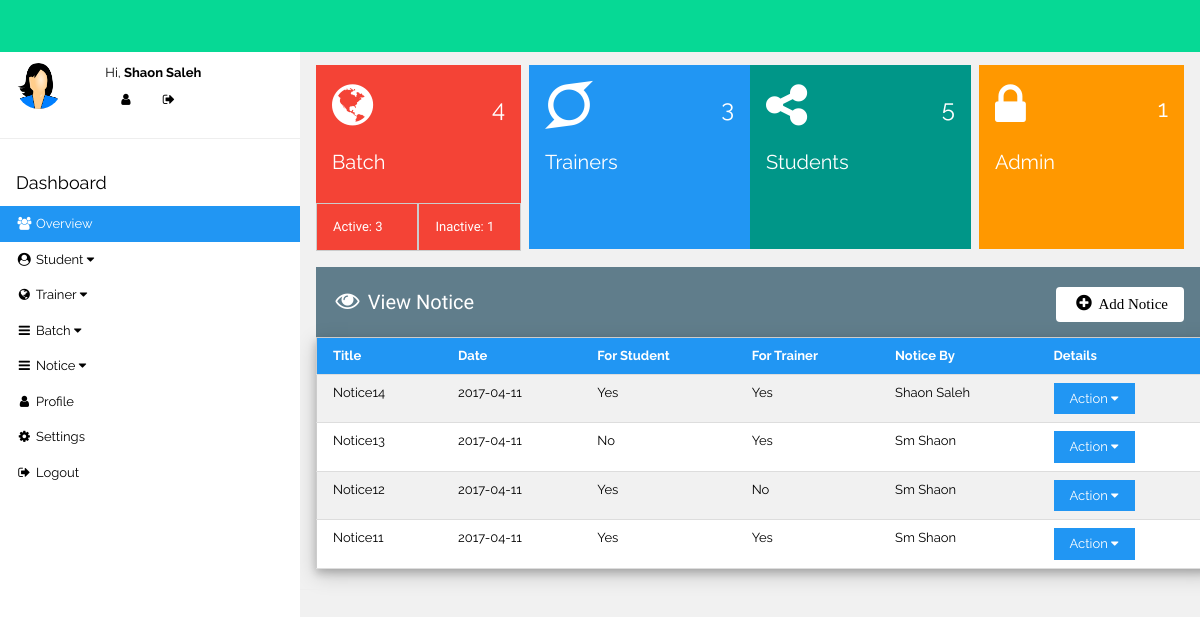
The app's page /admin/ (signed in) with its own data.
### tables this page shows
CREATE TABLE `user` (
  `id` int(11) NOT NULL,
  `fullname` varchar(32) NOT NULL,
  `email` varchar(32) NOT NULL,
  `batch_id` varchar(32) NOT NULL,
  `skype` varchar(32) NOT NULL,
  `phone` varchar(11) NOT NULL,
  `password` varchar(32) NOT NULL,
  `type` varchar(32) NOT NULL,
  `img` text NOT NULL,
  `nid` varchar(32) NOT NULL,
  `total_project` int(11) NOT NULL,
  `profile1_title` varchar(32) NOT NULL,
  `profile1_link` varchar(255) NOT NULL,
  `profile2_title` varchar(32) NOT NULL,
  `profile2_link` varchar(255) NOT NULL,
  `profile3_title` varchar(32) NOT NULL,
  `profile3_link` varchar(255) NOT NULL
);

CREATE TABLE `notice` (
  `notice_id` int(11) NOT NULL,
  `title` text NOT NULL,
  `notice` text NOT NULL,
  `notice_for_trainer` varchar(32) NOT NULL,
  `notice_for_student` varchar(32) NOT NULL,
  `notice_date` date NOT NULL,
  `notice_by` varchar(32) NOT NULL
);

### admin/index.php (the view, shortened to what this page needs)
<!DOCTYPE html>
<html>
  <link rel="stylesheet" href="css/style.css">
  <link rel="stylesheet" href="../assets/css/style.css">
  <link rel="stylesheet" href="https://cdnjs.cloudflare.com/ajax/libs/font-awesome/4.7.0/css/font-awesome.min.css">
  <body class="w3-light-grey">
    <div class="w3-bar w3-top w3-c1 w3-xlarge" style="z-index:4">
      <span class="w3-bar-item w3-right"><br></span>
    </div>
    <?php
    $id = $_SESSION['SESS_MEMBER_ID'];
    $sql1="SELECT * FROM user WHERE id='$id'";
    $result1=mysql_query($sql1);
    $row1=mysql_fetch_array($result1);
    ?>
    <nav class="w3-sidebar w3-collapse w3-white w3-animate-left" style="z-index:3;width:300px;" id="mySidebar"><br>
      <div class="w3-container w3-row">
        <div class="w3-col s4">
          <img src="../assets/img/<?php echo $row1['img'] ?>" class="w3-circle w3-margin-right" style="width:46px">
        </div>
        <div class="w3-col s8 w3-bar">
          <span>Hi, <strong><?php echo $row1['fullname'] ?></strong></span><br>
          <a href="profile.php" class="w3-bar-item w3-button"><i class="fa fa-user"></i></a>
          <a href="../logout.php" class="w3-bar-item w3-button"><i class="fa fa-sign-out"></i></a>
        </div>
      </div>
      <hr>
      <div class="w3-container">
        <h5>Dashboard</h5>
      </div>
      <div class="w3-bar-block">
        <a href="index.php" class="w3-bar-item w3-button w3-padding w3-blue"><i class="fa fa-users fa-fw"></i> Overview</a>
        <div class="w3-dropdown-hover">
          <button class="w3-button"><i class="fa fa-user-circle fa-fw"></i> Student <i class="fa fa-caret-down"></i></button>
        </div>
        <div class="w3-dropdown-hover">
          <button class="w3-button"><i class="fa fa-globe fa-fw"></i> Trainer <i class="fa fa-caret-down"></i></button>
        </div>
        <div class="w3-dropdown-hover">
          <button class="w3-button"><i class="fa fa-bars fa-fw"></i> Batch <i class="fa fa-caret-down"></i></button>
        </div>
        <div class="w3-dropdown-hover">
          <button class="w3-button"><i class="fa fa-bars fa-fw"></i> Notice <i class="fa fa-caret-down"></i></button>
        </div>
        <a href="profile.php" class="w3-bar-item w3-button w3-padding"><i class="fa fa-user fa-fw"></i> Profile</a>
        <a href="settings.php" class="w3-bar-item w3-button w3-padding"><i class="fa fa-cog fa-fw"></i> Settings</a>
        <a href="../logout.php" class="w3-bar-item w3-button w3-padding"><i class="fa fa-sign-out fa-fw"></i> Logout</a><br><br>
      </div>
    </nav>
    <div class="w3-main" style="margin-left:300px;margin-top:43px;">
      <header class="w3-container" style="padding-top:22px">
      </header>
      <div class="w3-row-padding w3-margin-bottom">
        <div class="w3-quarter">
          <div class="w3-container w3-red w3-padding-16">
            <div class="w3-left"><i class="fa fa-globe w3-xxxlarge"></i></div>
            <div class="w3-right">
              <?php
              $sql6="SELECT * FROM batch WHERE batch_status='Online' ORDER BY district ASC";
              $result6=mysql_query($sql6);
              $rows6 = mysql_num_rows($result6);
              ?>
              <?php
              $sql7="SELECT * FROM batch WHERE batch_status='Offline' ORDER BY district ASC";
              $result7=mysql_query($sql7);
              $rows7 = mysql_num_rows($result7);
              ?>
              <h3><?php echo $rows6 + $rows7; ?></h3>
            </div>
            <div class="w3-clear"></div>
            <h4>Batch</h4>
          </div>
          <div class="w3-accordion w3-half w3-red w3-border">
            <p onclick="myFunction('Demo1')" class="w3-red w3-left-align w3-margin-left" style="font-family: Adamina;">Active: <?php echo $rows6 ?></p>
      </div>
      <div class="w3-container w3-half w3-red w3-border"><p style="font-family: Adamina">Inactive: <?php echo $rows7 ?></p></div>
    </div>
    <a href="trainer/view_trainer.php">
    <div class="w3-quarter">
      <div class="w3-container w3-blue w3-padding-16">
        <div class="w3-left"><i class="fa fa-superpowers w3-xxxlarge"></i></div>
        <div class="w3-right">
          <?php
          $sql2="SELECT type FROM user WHERE type='Trainer'";
          $result2=mysql_query($sql2);
          $rows2 = mysql_num_rows($result2);
          ?>
          <h3><?php echo $rows2 ?></h3>
        </div>
        <div class="w3-clear"></div>
        <h4>Trainers</h4>
      </div>
      <div class="w3-container w3-half w3-blue"><p style="font-family: Adamina; height: 20px;"></p></div><div class="w3-container w3-half w3-blue"><p style="font-family: Adamina; height: 20px;"></p></div>
    </div>
    </a>
    <a href="student/view_student.php">
    <div class="w3-quarter">
      <div class="w3-container w3-teal w3-padding-16">
        <div class="w3-left"><i class="fa fa-share-alt w3-xxxlarge"></i></div>
        <div class="w3-right">
          <?php
          $sql5="SELECT type FROM user WHERE type='Student'";
          $result5=mysql_query($sql5);
          $rows5 = mysql_num_rows($result5);
          ?>
          <h3><?php echo $rows5 ?></h3>
        </div>
        <div class="w3-clear"></div>
        <h4>Students</h4>
      </div>
      <div class="w3-container w3-half w3-teal"><p style="font-family: Adamina; height: 20px;"></p></div><div class="w3-container w3-half w3-teal"><p style="font-family: Adamina; height: 20px;"></p></div>
    </div>
    </a>
    <div class="w3-quarter">
      <div class="w3-container w3-orange w3-text-white w3-padding-16">
        <div class="w3-left"><i class="fa fa-lock w3-xxxlarge"></i></div>
        <div class="w3-right">
          <?php
          $sql4="SELECT type FROM user WHERE type='Admin'";
          $result4=mysql_query($sql4);
          $rows4 = mysql_num_rows($result4);
          ?>
          <h3><?php echo $rows4 ?></h3>
        </div>
        <div class="w3-clear"></div>
        <h4>Admin</h4>
      </div>
      <div class="w3-container w3-half w3-orange"><p style="font-family: Adamina; height: 20px;"></p></div><div class="w3-container w3-half w3-orange"><p style="font-family: Adamina; height: 20px;"></p></div>
    </div>
  </div>
  <div class="w3-container w3-blue-grey w3-padding-left w3-margin-left"><p style="font-size: 20px; font-family: Adamina"><i class="w3-xlarge fa-fw fa fa-eye"></i> View Notice</p><a class="w3-btn w3-medium w3-right w3-white w3-round" style="margin-top: -50px; font-family: Arbutus Slab" href="notice/index.php"><i class="w3-large fa-fw fa fa-plus-circle"></i> Add Notice</a></div>
  <?php
  $per_page = 10;
  $result3 = mysql_query("SELECT * FROM notice Order By notice_id Desc");
  $total_results = mysql_num_rows($result3);
  $total_pages = ceil($total_results / $per_page);
  if (isset($_GET['page']) && is_numeric($_GET['page']))
  {
  $show_page = $_GET['page'];
  if ($show_page > 0 && $show_page <= $total_pages)
  {
  $start = ($show_page -1) * $per_page;
  $end = $start + $per_page;
  }
  else
  {
  $start = 0;
  $end = $per_page;
  }
  }
  else
  {
  $start = 0;
  $end = $per_page;
  }
  ?>
  <table class="w3-table-all w3-hoverable w3-margin-left w3-card-4">
    <tr class="w3-blue w3-padding"> <th>Title</th>  <th>Date</th> <th>For Student</th> <th>For Trainer</th> <th>Notice By</th> <th>Details</th> </tr>
    <?php
    for ($i = $start; $i < $end; $i++)
    {
    if ($i == $total_results) { break; }
    echo "<tr>";
      echo '<td>' . mysql_result($result3, $i, 'title') . '</td>';
      echo '<td>' . mysql_result($result3, $i, 'notice_date') . '</td>';
      echo '<td>' . mysql_result($result3, $i, 'notice_for_student') . '</td>';
      echo '<td>' . mysql_result($result3, $i, 'notice_for_trainer') . '</td>';
      $person=mysql_result($result3, $i, 'notice_by');
      $result4 = mysql_query("SELECT * FROM user WHERE id='$person'");
      $row4=mysql_fetch_array($result4);
      echo '<td>' . $row4['fullname'] . '</td>';
      echo '<td><div class="w3-dropdown-hover">
        <button class="w3-btn w3-blue">Action <i class="fa fa-caret-down"></i></button>
        <div class="w3-dropdown-content w3-border" style="right:0">
            <a href="notice/view.php?id=' . mysql_result($result3, $i, 'notice_id') . '"><i class="fa fa-eye"></i> View</a>
          <a href="notice/edit.php?id=' . mysql_result($result3, $i, 'notice_id') . '"><i class="fa fa-pencil"></i> Edit</a>
          <a href="notice/delete.php?id=' . mysql_result($result3, $i, 'notice_id') . '"><i class="fa fa-trash-o"></i> Delete</a>
        </div>
      </div></td>';
    echo "</tr>";
    }
    ?>
  </table>
  <hr>
</div>
<br><br><br><br><br>
</body>
</html>

### admin/index.php (style rules this page uses)
html,body,h1,h2,h3,h4,h5 { font-family: "Raleway", sans-serif }

### records on screen
user: img (picture), fullname "Shaon Saleh"
notice: title "Notice14", notice_date "2017-04-11", notice_for_student "Yes", notice_for_trainer "Yes", user.fullname "Shaon Saleh"
notice: title "Notice13", notice_date "2017-04-11", notice_for_student "No", notice_for_trainer "Yes", user.fullname "Sm Shaon"
notice: title "Notice12", notice_date "2017-04-11", notice_for_student "Yes", notice_for_trainer "No", user.fullname "Sm Shaon"
notice: title "Notice11", notice_date "2017-04-11", notice_for_student "Yes", notice_for_trainer "Yes", user.fullname "Sm Shaon"

### other values on screen
$rows6 + $rows7 "4"
$rows6 "3"
$rows7 "1"
$rows2 "3"
$rows5 "5"
$rows4 "1"
